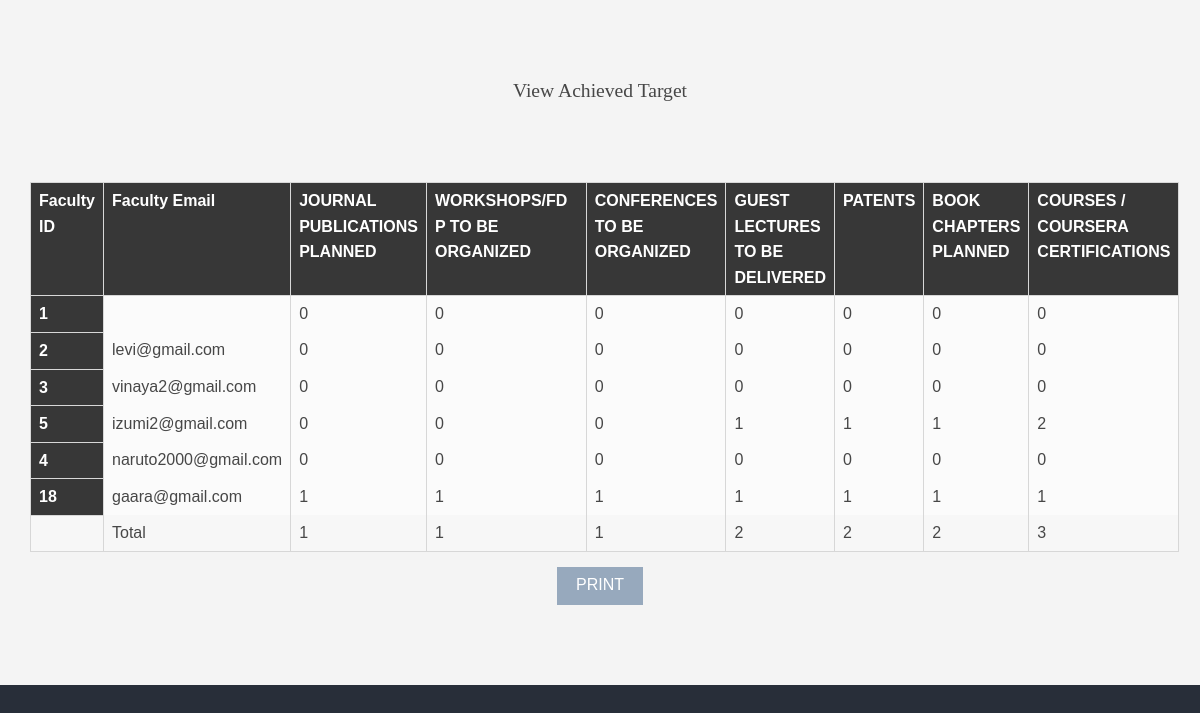
The app's page /ad_view_achie.php with its own data.
### tables this page shows
CREATE TABLE IF NOT EXISTS `achieved_targets` (
  `id` int(100) NOT NULL,
  `email` varchar(100) NOT NULL,
  `jour_pub_plan` int(100) NOT NULL,
  `workshops` int(100) NOT NULL,
  `guest_lec_webi_con` int(100) NOT NULL,
  `guest_lec_deli` int(100) NOT NULL,
  `patents` int(100) NOT NULL,
  `book_chaps` int(100) NOT NULL,
  `course_certi` int(100) NOT NULL
);

### ad_view_achie.php (the view, shortened to what this page needs)
<?php
  include('dbconnection.php');
  $result = mysqli_query($con,"SELECT * FROM achieved_targets");
 ?>
<!DOCTYPE html>
<html dir="ltr" lang="en">
<head>
    <link href="layout/styles/layout.css" rel="stylesheet" type="text/css" media="all">
</head>
<div class="wrapper row2">
  <section id="ctdetails" class="hoc container clear">
    <div class="sectiontitle">
                                <h4 class="card-title">View Achieved Target</h4>
                            </div>
                            <div class="table-responsive">
                                <table class="table table-bordered">
                                    <thead>
                                        <tr><th scope="col">Faculty ID</th>
                                        <th scope="col">Faculty Email</th>
                                            <th scope="col">JOURNAL PUBLICATIONS PLANNED</th>
                                            <th scope="col">WORKSHOPS/FDP TO BE ORGANIZED</th>
                                            <th scope="col">CONFERENCES TO BE ORGANIZED</th>
                                            <th scope="col">GUEST LECTURES TO BE DELIVERED</th>
                                            <th scope="col">PATENTS</th>
                                            <th scope="col">BOOK CHAPTERS PLANNED</th>
                                            <th scope="col">COURSES / COURSERA CERTIFICATIONS</th>
                                        </tr>
                                    </thead>
                                    <?php
$jn=0;
$wn=0;
$gsnw=0;
$gsnd=0;
$ptn=0;
$bcn=0;
$ccn=0;
while($row = mysqli_fetch_array($result)) {
?>
                                    <tbody>
                                        <tr>
                                            <th scope="row"><?php echo $row["id"]; ?></th>
                                            <td><?php echo $row["email"]; ?></td>
                                            <td><?php echo $row["jour_pub_plan"];$jn+=$row["jour_pub_plan"] ?></td>
                                            <td><?php echo $row["workshops"]; $wn+=$row["workshops"]?></td>
                                            <td><?php echo $row["guest_lec_webi_con"]; $gsnw+=$row["guest_lec_webi_con"]?></td>
                                            <td><?php echo $row["guest_lec_deli"]; $gsnd+=$row["guest_lec_deli"] ?></td>
                                            <td><?php echo $row["patents"];  $ptn+=$row["patents"]?></td>
                                            <td><?php echo $row["book_chaps"];  $bcn+=$row["book_chaps"]?></td>
                                            <td><?php echo $row["course_certi"];  $ccn+=$row["course_certi"]?></td>
                                               <?php
}
?></tr><tr><td></td><td>Total</td><td><?php echo $jn ?></td><td><?php echo  $wn ?></td><td><?php echo  $gsnw ?></td>
<td><?php echo  $gsnd ?></td><td><?php echo  $ptn?></td><td><?php echo  $bcn ?></td><td><?php echo  $ccn ?></td></tr>
                                    </tbody>
                                </table>
                                <b><center> <button onclick="window.print();">Print</button></center></b>
                            </div>
                        </div>

### layout/styles/layout.css (style rules this page uses)
.container { padding:80px 0; }
.sectiontitle { display:block; max-width:55%; margin:0 auto 80px; text-align:center; }
.sectiontitle * { margin:0; }
#ctdetails input, #ctdetails button { border:1px solid; }
#ctdetails button { padding:8px 18px 10px; text-transform:uppercase; font-weight:400; cursor:pointer; }
*, *::before, *::after { transition:all .3s ease-in-out; }
table, th, td { border:1px solid; border-collapse:collapse; vertical-align:top; }
table, th { table-layout:auto; }
table { width:100%; margin-bottom:15px; }
th, td { padding:5px 8px; }
td { border-width:0 1px; }
body { color:#A5A6AA; background-color:#282E39; }
.row2 { color:#474747; background-color:#F4F4F4; }
#ctdetails input, #ctdetails button { border-color:transparent; }
#ctdetails button { color:#FFFFFF; background-color:#97A9BD; }
table, th, td, #comments .avatar, #comments input, #comments textarea { border-color:#D7D7D7; }
th { color:#FFFFFF; background-color:#373737; }
tr, #comments li, #comments input[type="submit"], #comments input[type="reset"] { color:inherit; background-color:#FBFBFB; }
tr:nth-child(even), #comments li:nth-child(even) { color:inherit; background-color:#F7F7F7; }
@media screen and (min-width:1140px) { .hoc { max-width:1140px; } }

### layout/styles/framework.css (style rules this page uses)
html { overflow-y:scroll; overflow-x:hidden; }
html, body { margin:0; padding:0; font-size:14px; line-height:1.6em; }
*, *::before, *::after { box-sizing:border-box; }
.clear, .group { display:block; }
.clear::before, .clear::after, .group::before, .group::after { display:table; content:""; }
.clear, .clear::after, .group, .group::after { clear:both; }
body, input, textarea, select { font-family:Verdana, Geneva, sans-serif; }
h1, h2, h3, h4, h5, h6, .heading { font-family:Georgia, "Times New Roman", Times, serif; }
label, input, textarea, select, button { display:block; resize:none; outline:none; color:inherit; font-size:inherit; font-family:inherit; vertical-align:middle; }
::placeholder { opacity:1; }
h1, h2, h3, h4, h5, h6, .heading { margin:0 0 20px 0; font-size:1.4rem; line-height:normal; font-weight:normal; text-transform:capitalize; }
.wrapper { display:block; position:relative; width:100%; margin:0; padding:0; text-align:left; word-wrap:break-word; }
.hoc { display:block; margin:0 auto; }
address, article, aside, figcaption, figure, footer, header, main, nav, section { display:block; margin:0; padding:0; }

### records on screen
achieved_targets: id "1", jour_pub_plan "0", workshops "0", guest_lec_webi_con "0", guest_lec_deli "0", patents "0", book_chaps "0", course_certi "0"
achieved_targets: id "2", email "levi@gmail.com", jour_pub_plan "0", workshops "0", guest_lec_webi_con "0", guest_lec_deli "0", patents "0", book_chaps "0", course_certi "0"
achieved_targets: id "3", email "vinaya2@gmail.com", jour_pub_plan "0", workshops "0", guest_lec_webi_con "0", guest_lec_deli "0", patents "0", book_chaps "0", course_certi "0"
achieved_targets: id "5", email "izumi2@gmail.com", jour_pub_plan "0", workshops "0", guest_lec_webi_con "0", guest_lec_deli "1", patents "1", book_chaps "1", course_certi "2"
achieved_targets: id "4", email "naruto2000@gmail.com", jour_pub_plan "0", workshops "0", guest_lec_webi_con "0", guest_lec_deli "0", patents "0", book_chaps "0", course_certi "0"
achieved_targets: id "18", email "gaara@gmail.com", jour_pub_plan "1", workshops "1", guest_lec_webi_con "1", guest_lec_deli "1", patents "1", book_chaps "1", course_certi "1"

### other values on screen
$jn "1"
$wn "1"
$gsnw "1"
$gsnd "2"
$ptn "2"
$bcn "2"
$ccn "3"
